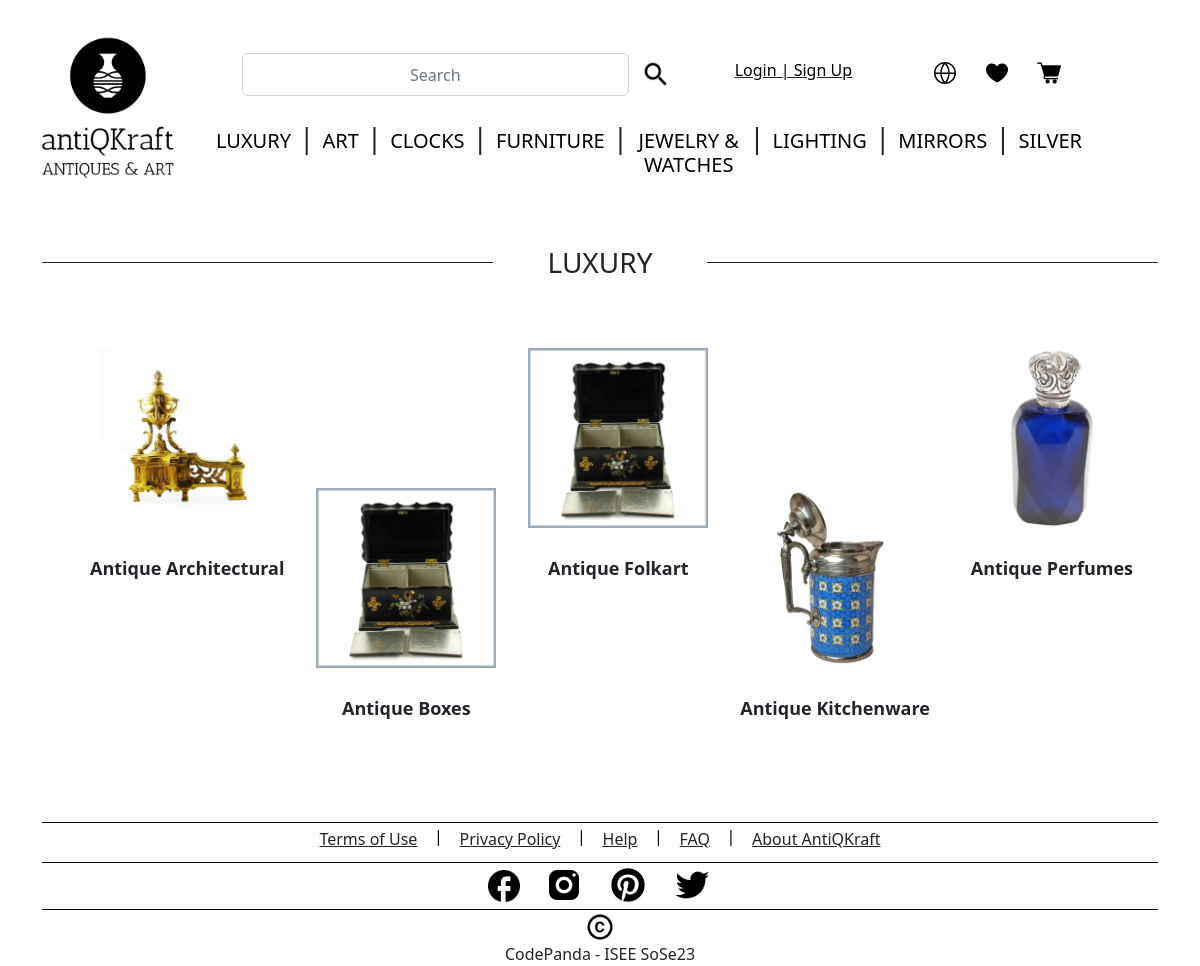
/category?categoryid=1, run on an earlier commit of the app's database.
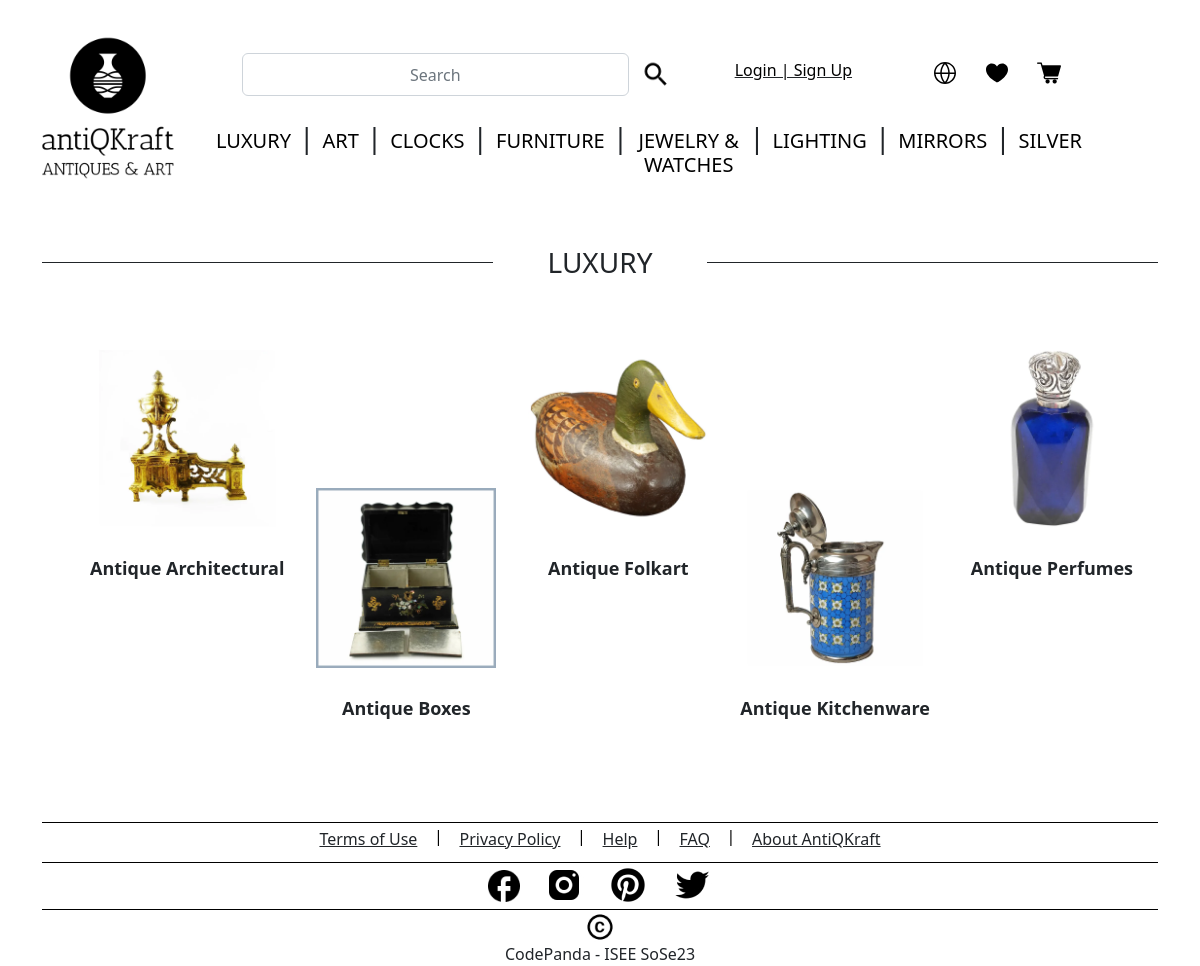
And on a later commit of the database.
### tables this page shows
CREATE TABLE "CATEGORY" (
	"category_id"	INTEGER NOT NULL UNIQUE,
	"category_name"	TEXT NOT NULL,
	"category_image_id"	TEXT,
	PRIMARY KEY("category_id" AUTOINCREMENT)
);

CREATE TABLE "SUB_CATEGORY" (
	"sub_serial_number"	INTEGER NOT NULL UNIQUE,
	"category_id"	INTEGER NOT NULL,
	"sub_category_name"	TEXT NOT NULL,
	"sub_category_image_id"	INTEGER NOT NULL,
	"sub_category_id"	INTEGER,
	FOREIGN KEY("category_id") REFERENCES "CATEGORY"("category_id"),
	PRIMARY KEY("sub_serial_number" AUTOINCREMENT)
);

### antikraft-app.py (the view)
@app.route("/category")
def getSpecificCategory():
    qTerm = request.args.get('categoryid')
    row_val = getSpecificCategoryRow(qTerm)
    row_json = row_val.json
    category_id = row_json['category_id']
    db_images = getSpecificCategoryImages(category_id)
    categories = getAllCategories()
    return render_template('category/category_landing_page.html', categories=categories.json, \
                           row_val=row_val.json, image_list=db_images['sub_category_image_id'], \
                            sub_cat_list=db_images['sub_category_name'], sub_cat_id_list=db_images['sub_category_id'])

### antikraft-app.py (called while the page is built)
def getSpecificCategoryRow(qTerm):
    spec_cat = getSpecificCategoryList(qTerm)
    response = app.response_class(
        response=json.dumps(spec_cat),
        status=200,
        mimetype='application/json'
    )
    return response

@app.route('/getAllCategories',  methods=['GET'])
def getAllCategories():
    categories = getAllCategoriesList()
    response = app.response_class(
        response=json.dumps(categories),
        status=200,
        mimetype='application/json'
    )
    return response

### backend/controller.py (called while the page is built)
def getAllCategoriesList():
    data = {}
    data = readOperation("CATEGORY", "category_name")
    return data

def getSpecificCategoryList(category_id):
    data = {}
    data = readOperationCategory("CATEGORY", category_id)
    return data

def getSpecificCategoryImages(category_id):
    data = {}
    data = readOperationCategoryImages("SUB_CATEGORY", category_id)
    return data

### backend/model.py (called while the page is built)
def get_db_connection():
    conn = sqlite3.connect('antiqkraft-database.db', isolation_level=None)
    conn.row_factory = sqlite3.Row
    return conn.cursor()

def readOperationCategory(TABLE_NAME: str, CAT_ID: int):
    conn = get_db_connection()
    query = "SELECT * from " + TABLE_NAME + " where category_id=" + str(CAT_ID)
    data = conn.execute(query)
    category_row = {}
    for row in data:
        category_row['category_id'] = row["category_id"]
        category_row['category_name'] = row["category_name"]
    if category_row is not None:
        return category_row

def readOperationCategoryImages(TABLE_NAME: str, CAT_ID: int):
    conn = get_db_connection()
    query = "SELECT * from " + TABLE_NAME + " where category_id=" + str(CAT_ID)
    data = conn.execute(query)
    keyList = ["category_id", "sub_category_id", "sub_category_name", "sub_category_image_id"]
    sub_category_row = {key: [] for key in keyList}
    for row in data:
        sub_category_row['category_id'].append(row["category_id"])
        sub_category_row['sub_category_id'].append(row["sub_category_id"])
        sub_category_row['sub_category_name'].append(row["sub_category_name"])
        sub_category_row['sub_category_image_id'].append(row["sub_category_image_id"])
    if sub_category_row is not None:
        return sub_category_row

### templates/category/category_landing_page.html (shortened to what this page needs)
{% include 'base.html' %}
{% include 'header/header.html' %}
<div class="container">
    <div class="row">
        <div class="col-5">
            <hr class="hr" style="background-color: #000; opacity: 1;" />
        </div>
        <div class="col-2">
            <h3 style="text-align: center; text-transform: uppercase;">{{row_val['category_name']}}</h3>
        </div>
        <div class="col-5">
            <hr class="hr" style="background-color: #000; opacity: 1;" />
        </div>
    </div>
    <div>
        <ul style="display: flex; justify-content:space-between; margin-bottom: 100px; margin-top: 50px;">
            <a class="nav-link" href="http://127.0.0.1:5000/subcategory?categoryid={{row_val['category_id']}}&subcategoryid={{sub_cat_id_list[0]}}" style="text-align: center; margin-right: auto; margin-left: auto; font-size: large; font-weight: bold;">
                <img src={{image_list[0]}} width="180px" height="180px" style="margin-top: 10px;">
                <br></br>
                {{sub_cat_list[0]}}
            </a>
            <a class="nav-link" href="http://127.0.0.1:5000/subcategory?categoryid={{row_val['category_id']}}&subcategoryid={{sub_cat_id_list[1]}}" style="text-align: center; margin-right: auto; margin-left: auto; font-size: large; font-weight: bold;">
                <img src={{image_list[1]}} width="180px" height="180px" style="margin-top: 150px;">
                <br></br>
                {{sub_cat_list[1]}}
            </a>
            <a class="nav-link" href="http://127.0.0.1:5000/subcategory?categoryid={{row_val['category_id']}}&subcategoryid={{sub_cat_id_list[2]}}" style="text-align: center; margin-right: auto; margin-left: auto; font-size: large; font-weight: bold;">
                <img src={{image_list[2]}} width="180px" height="180px" style="margin-top: 10px;">
                <br></br>
                {{sub_cat_list[2]}}
            </a>
            <a class="nav-link" href="http://127.0.0.1:5000/subcategory?categoryid={{row_val['category_id']}}&subcategoryid={{sub_cat_id_list[3]}}" style="text-align: center; margin-right: auto; margin-left: auto; font-size: large; font-weight: bold;">
                <img src={{image_list[3]}} width="180px" height="180px" style="margin-top: 150px;">
                <br></br>
                {{sub_cat_list[3]}}
            </a>
            <a class="nav-link" href="http://127.0.0.1:5000/subcategory?categoryid={{row_val['category_id']}}&subcategoryid={{sub_cat_id_list[4]}}" style="text-align: center; margin-right: auto; margin-left: auto; font-size: large; font-weight: bold;">
                <img src={{image_list[4]}} width="180px" height="180px" style="margin-top: 10px;">
                <br></br>
                {{sub_cat_list[4]}}
            </a>
        </ul>
    </div>
</div>
{% include 'footer/footer.html' %}

### templates/base.html (shortened to what this page needs)
<!DOCTYPE html>
<html>
<head>
  <link href="https://cdn.jsdelivr.net/npm/bootstrap@5.2.0-beta1/dist/css/bootstrap.min.css" rel="stylesheet"
>
  <link rel="stylesheet" href="static/CSS/style.css">
</head>
<body>
</body>
</html>

### templates/header/header.html (shortened to what this page needs)
<div class="container-fluid">
    <div class="row">
        <div class="col-12">
            <nav class="navbar navbar-expand-lg navbar-fixed-top">
                <div class="col-2">
                    <a class="navbar-brand" href="http://127.0.0.1:5000/">
                        <img src="static/logo/logo-black.png" width="200" height="200" style="float: right;">
                    </a>
                </div>
                <div class="col-9 " id="navbarCollapse">
                    <ul class="navbar-nav nav-fill nav-pills pb-4">
                        <li class="nav-item"></li>
                        <div class="col-6">
                            <li class="nav-item">
                                <form action="search" method="POST">
                                    <div class="input-group-append rounded d-flex flex-row">
                                        <input type="text" class="form-control rounded" placeholder="Search"
                                            aria-label="Search" aria-describedby="search-addon" id="search"
                                            name="search">
                                        <button class="btn border-0" type="submit"><img class="img-fluid" max-width=20px
                                                height=20px id="search-logo" src="static/header/search.png" /></button>
                                    </div>
                                </form>
                            </li>
                        </div>
                        {% if session.login_status != "True" and session.seller_login_status != "True" %}
                        <div class="col-3">
                            <li class="nav-item">
                                <a class="nav-link link-dark" style="text-decoration: underline;"
                                    href="http://127.0.0.1:5000/login">
                                    <h6>Login | Sign Up</h6>
                                </a>
                            </li>
                        </div>
                        {% endif %}
                        <li class="nav-item">
                            <a class="btn border-0" type="button"><img class="img-fluid" max-width=20px height=20px
                                    id="search-logo" src="static/header/Globe.svg" /></a>
                            <a class="btn border-0" type="button"><img class="img-fluid" max-width=100% height=auto
                                    id="search-logo" src="static/header/Heart.svg" /></a>
                            <a class="btn border-0" type="button" href="http://127.0.0.1:5000/checkout" ><img class="img-fluid" max-width=100% height=auto
                                    id="search-logo" src="static/header/Cart.png"/><sup style="font-size: large;">{{ session.total_items }}</sup></a>
                        </li>
                    </ul>
                    <ul class="navbar-nav nav-fill">
                        {%for values in categories.items()%}
                        {% if loop.index != 1 %}
                        <li class="nav-item" float=center>
                            <h3>|</h3>
                        </li>
                        {% endif %}
                        <li class="nav-item">
                            <a class="nav-link" href="{{values[0]}}" onclick="RedirectURL();return false;">
                                <h5 class="text-uppercase">{{values[1]}}</h5>
                            </a>
                        </li>
                        {%endfor%}
                    </ul>
                </div>
            </nav>
        </div>
    </div>
</div>

### templates/footer/footer.html (shortened to what this page needs)
<div class="container">
    <div class="separator_2"></div>
    <div class="row justify-content-md-center" id="footer">
        <ul class="bottom_stuff_2">
            <div class="col-md-auto">
                <a class="link-dark" href="link address">
                    <h8>Terms of Use</h8>
                </a>
            </div>
            <h6>&nbsp;&nbsp;&nbsp;&nbsp;|&nbsp;&nbsp;&nbsp;&nbsp;</h6>
            <div class="col-md-auto">
                <a class="link-dark" href="link address">
                    <h8>Privacy Policy</h8>
                </a>
            </div>
            <h6>&nbsp;&nbsp;&nbsp;&nbsp;|&nbsp;&nbsp;&nbsp;&nbsp;</h6>
            <div class="col-md-auto">
                <a class="link-dark" href="link address">
                    <h8>Help</h8>
                </a>
            </div>
            <h6>&nbsp;&nbsp;&nbsp;&nbsp;|&nbsp;&nbsp;&nbsp;&nbsp;</h6>
            <div class="col-md-auto">
                <a class="link-dark" href="link address">
                    <h8>FAQ</h8>
                </a>
            </div>
            <h6>&nbsp;&nbsp;&nbsp;&nbsp;|&nbsp;&nbsp;&nbsp;&nbsp;</h6>
            <div class="col-md-auto">
                <a class="link-dark" href="link address">
                    <h8>About AntiQKraft</h8>
                </a>
            </div>
        </ul>
    </div>
    <div class="separator_2"></div>
    <div class="row justify-content-md-center" id="footer">
        <div class="col-md-auto clearfix">
            <a href="https://www.facebook.com/">
                <img src="static/footer/Vector.jpg" width="32" height="32" style="margin-top: 5px;">
            </a>
        </div>
        <div class="col-md-auto clearfix">
            <a href="https://www.instagram.com/">
                <img src="static/footer/Instagram.jpg" width="40" height="40">
            </a>
        </div>
        <div class="col-md-auto clearfix">
            <a href="https://www.pinterest.com/">
                <img src="static/footer/Pinterest.jpg" width="40" height="40">
            </a>
        </div>
        <div class="col-md-auto clearfix">
            <a href="https://twitter.com/">
                <img src="static/footer/Twitter.jpg" width="40" height="40">
            </a>
        </div>
    </div>
    <div class="separator_2"></div>
    <div class="row justify-content-md-center" id="footer">
        <div class="col-md-auto clearfix">
            <img src="static/footer/Copyright.jpg" width="30" height="30">
        </div>
        <h8 style="text-align: center;">CodePanda - ISEE SoSe23</h8>
    </div>
</div>

### static/CSS/style.css (style rules this page uses)
h5, h6 { color: black; float: center; text-align: center; }
#search { text-align: center; }
hr { background-color: black; opacity: 1; }
ul { list-style-type: none; }

### templates/footer/footer.html (style rules this page uses)
.separator_2 { display: flex; align-items: center; flex: 2; border-bottom: 1px solid #000; margin-top: 4px; margin-bottom: 2px; }
.bottom_stuff_2 { margin-top: 2px; display: flex; text-align: center; justify-content: center; margin-bottom: 4px; }

What changed in the data, as far as the page shows it:
changed SUB_CATEGORY "Antique Folkart": sub_category_image: a different picture
